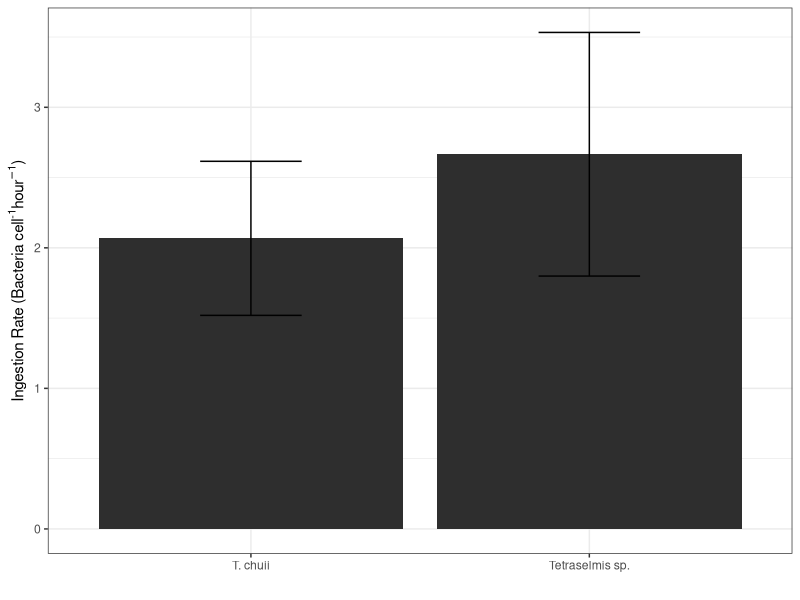
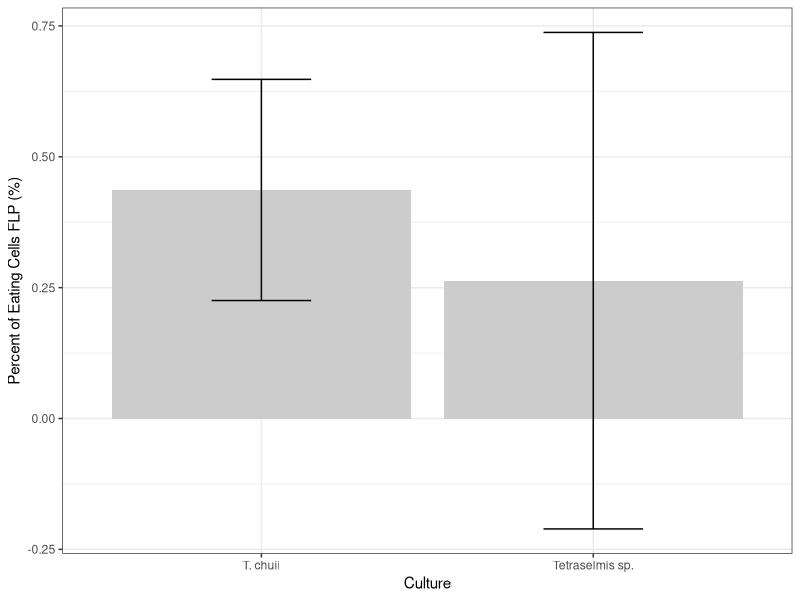
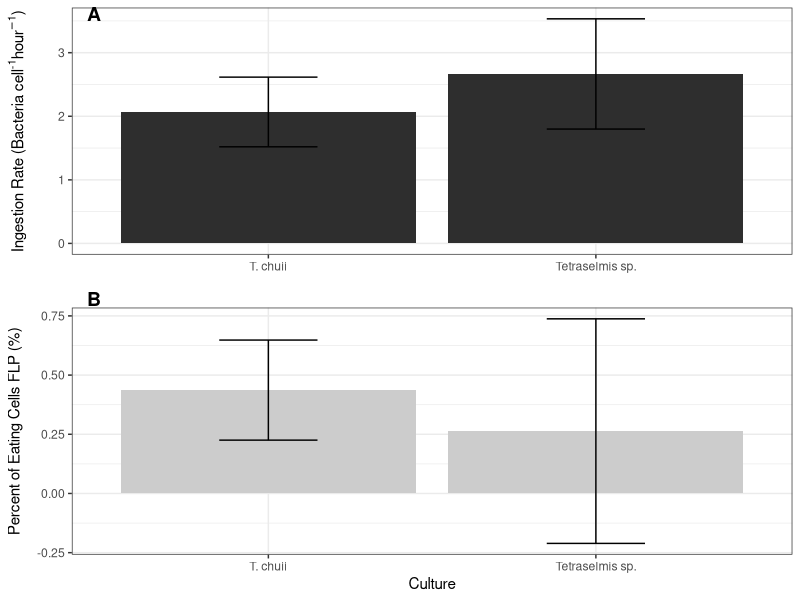
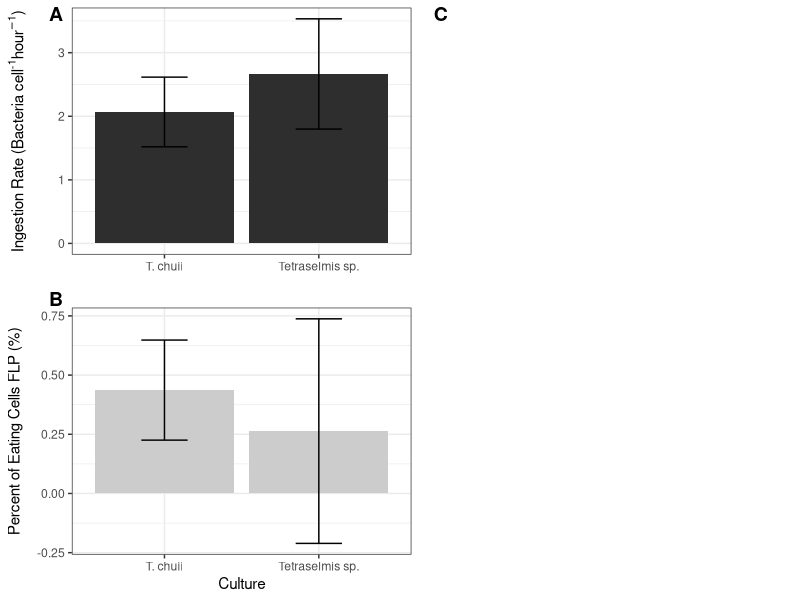
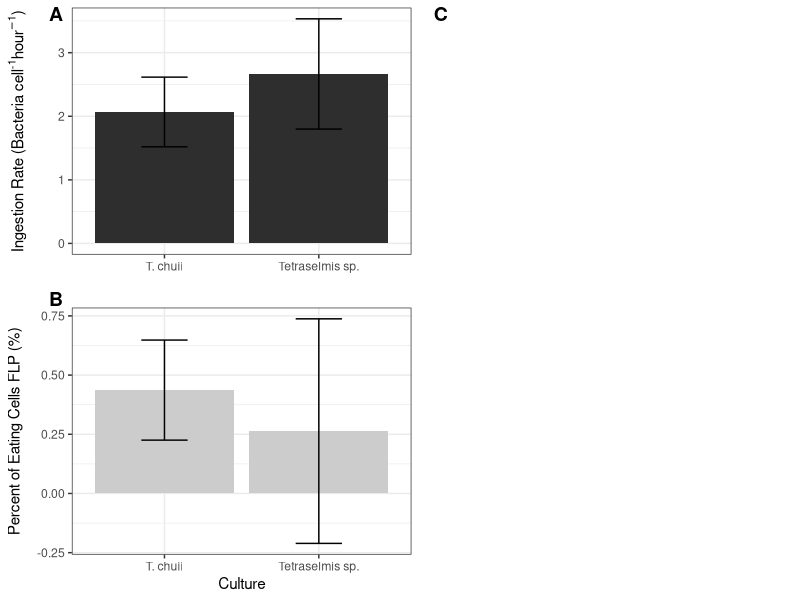
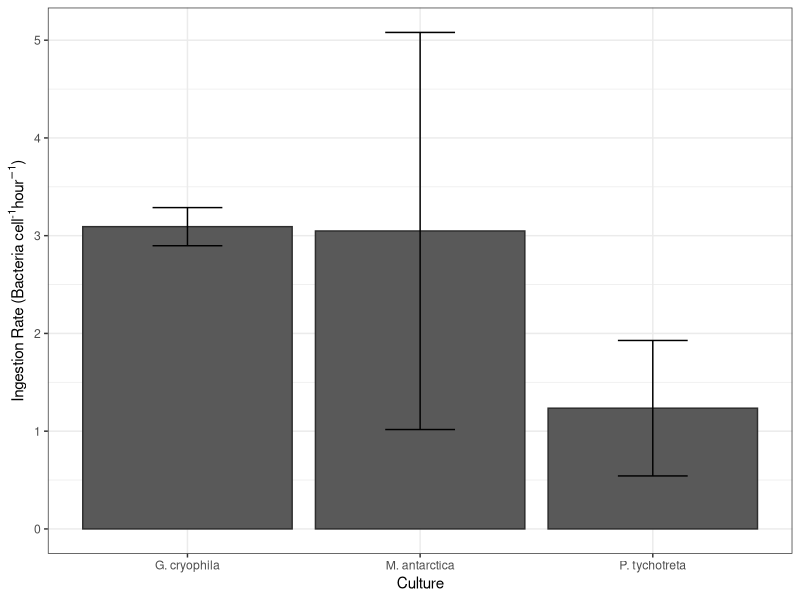

The R script that drew these images, in order:
# ---- Load Required Libraries ----
library(readxl)
library(tidyr)
library(dplyr)
library(ggplot2)
library(cowplot)

# ----------------------------------------------------------
# Supplemental Figure 3: Grazing bar plots + microscopy image
# ----------------------------------------------------------

# Read and summarize ingestion rate and FLP data
df <- read_excel("Data/SupplementalGrazing.xlsx") %>%
  group_by(Culture) %>%
  dplyr::summarise(avingestion=mean(Ingestion), sdingestion=sd(Ingestion), 
                   avpercent=(100*mean(FLPPercent)), sdpercent=(sd(FLPPercent) *100))

# A. Plot ingestion rate
IR <- ggplot(df, aes(x=Culture, y=avingestion)) + 
  geom_bar(stat = "identity", fill="gray18")+
  geom_errorbar(aes(ymin=avingestion - sdingestion, ymax=avingestion+sdingestion), width=0.3) +
  theme_bw() + 
  labs(x="", y=expression(paste("Ingestion Rate (Bacteria ", cell^{'-1'},hour^{-1}, ")"))) 
IR

# B. Plot percent of cells ingesting FLPs
percent <- ggplot(df, aes(x=Culture, y=avpercent)) + 
  geom_bar(stat = "identity", fill="gray80")+
  geom_errorbar(aes(ymin=avpercent - sdpercent, ymax=avpercent+sdpercent), width=0.3) +
  theme_bw() + 
  labs(y="Percent of Eating Cells FLP (%)") 
percent

# C. Add microscopy image
photo <- cowplot::ggdraw() + 
  cowplot::draw_image("Data/TetraZStack-1.png")

# Combine A and B into left panel
barplots <- plot_grid(
  IR, percent,
  ncol = 1,
  labels = c("A", "B"),
  label_x = 0.1,   
  label_y = c(1., 1.05),
  align = 'v',
  rel_heights = c(1, 1)
)
barplots

# Final layout: barplots (left) + image (right)
final_figure <- plot_grid(
  barplots, photo,
  ncol = 2,
  labels = c("", "C"),
  label_x = c(0, 0.02), 
  label_y = c(1, 1),
  rel_widths = c(1.1, 1)
)
print(final_figure)

# Save full supplemental figure
ggsave("Figures/SuppFig4.png", final_figure, width = 10, height = 6, dpi = 300)


# ----------------------------------------------------------
# Supplemental Figure 2: Southern Ocean Mixotroph Cultures
# ----------------------------------------------------------

# Read and summarize ingestion rate data for SO mixotrophs
suppfiguredf <- read_excel("Data/SupplementalGrazing.xlsx", sheet="SOmixos") %>%
  group_by(Culture) %>%
  dplyr::summarise(AvIR=mean(IngestionRate), sdIR=sd(IngestionRate)) %>% 
  mutate(Culture = case_when(
    Culture == "GC" ~ "G. cryophila",
    Culture == "MA" ~ "M. antarctica",
    Culture == "PT" ~ "P. tychotreta"))

# Create bar plot of ingestion rate
somixos <- ggplot(suppfiguredf, aes(x=Culture, y=AvIR)) + 
  geom_bar(stat = "identity", color="gray18")+
  geom_errorbar(aes(ymin=AvIR - sdIR, ymax=AvIR+sdIR), width=0.3) +
  theme_bw() + 
  labs(y=expression(paste("Ingestion Rate (Bacteria ", cell^{'-1'},hour^{-1}, ")"))) 

# Save figure
ggsave("Figures/SuppFig3.png", somixos, width = 6, height = 6, dpi = 300)

